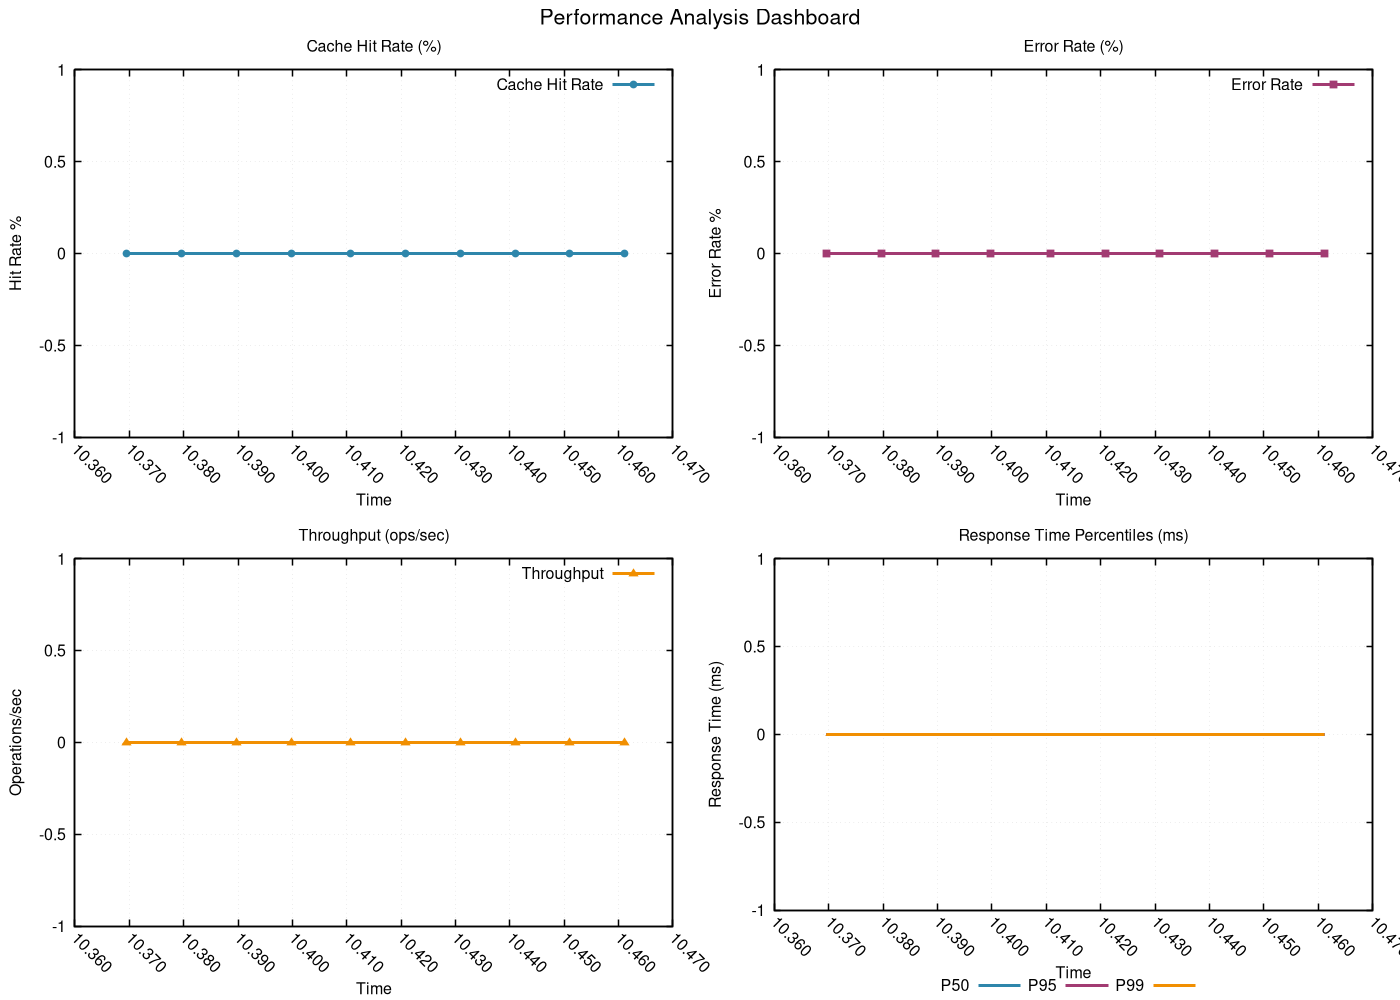

Here is the gnuplot script that generated this plot:
# GNUplot script for performance metrics
set terminal pngcairo enhanced font 'Helvetica,12' size 1400,1000
set output 'png/quick_sort_20260131_225122_algorithm.png'

set multiplot layout 2,2 title 'Performance Analysis Dashboard' font 'Helvetica,16'
set style line 1 lc rgb '#2E86AB' lt 1 lw 3 pt 7 ps 0.8
set style line 2 lc rgb '#A23B72' lt 1 lw 3 pt 5 ps 0.8
set style line 3 lc rgb '#F18F01' lt 1 lw 3 pt 9 ps 0.8
set style line 4 lc rgb '#F19C79' lt 1 lw 3 pt 11 ps 0.8
set style line 5 lc rgb '#0ABB9F' lt 1 lw 3 pt 13 ps 0.8

set format x "%.3f"
set xtics rotate by -45
set autoscale x

set title 'Cache Hit Rate (%)'
set xlabel 'Time'
set ylabel 'Hit Rate %'
set grid linestyle 1 lc rgb '#D3D3D3' lt 0 lw 1
set border linewidth 1.5
plot 'png/quick_sort_20260131_225122_algorithm.dat' using 1:11 with linespoints ls 1 title 'Cache Hit Rate'
set title 'Error Rate (%)'
set xlabel 'Time'
set ylabel 'Error Rate %'
set grid linestyle 1 lc rgb '#D3D3D3' lt 0 lw 1
set border linewidth 1.5
plot 'png/quick_sort_20260131_225122_algorithm.dat' using 1:12 with linespoints ls 2 title 'Error Rate'
set title 'Throughput (ops/sec)'
set xlabel 'Time'
set ylabel 'Operations/sec'
set grid linestyle 1 lc rgb '#D3D3D3' lt 0 lw 1
set border linewidth 1.5
plot 'png/quick_sort_20260131_225122_algorithm.dat' using 1:13 with linespoints ls 3 title 'Throughput'
set title 'Response Time Percentiles (ms)'
set xlabel 'Time'
set ylabel 'Response Time (ms)'
set grid linestyle 1 lc rgb '#D3D3D3' lt 0 lw 1
set border linewidth 1.5
set key outside center bottom horizontal
plot 'png/quick_sort_20260131_225122_algorithm.dat' using 1:14 with lines ls 1 title 'P50', \
     'png/quick_sort_20260131_225122_algorithm.dat' using 1:15 with lines ls 2 title 'P95', \
     'png/quick_sort_20260131_225122_algorithm.dat' using 1:16 with lines ls 3 title 'P99'
unset multiplot
